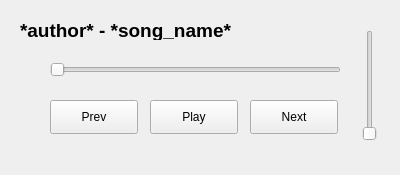
<?xml version="1.0" encoding="UTF-8"?>
<ui version="4.0">
 <class>player</class>
 <widget class="QFrame" name="player">
  <property name="geometry">
   <rect>
    <x>0</x>
    <y>0</y>
    <width>400</width>
    <height>175</height>
   </rect>
  </property>
  <property name="windowTitle">
   <string>Frame</string>
  </property>
  <widget class="QPushButton" name="play">
   <property name="geometry">
    <rect>
     <x>150</x>
     <y>100</y>
     <width>88</width>
     <height>34</height>
    </rect>
   </property>
   <property name="text">
    <string>Play</string>
   </property>
  </widget>
  <widget class="QPushButton" name="next">
   <property name="geometry">
    <rect>
     <x>250</x>
     <y>100</y>
     <width>88</width>
     <height>34</height>
    </rect>
   </property>
   <property name="text">
    <string>Next</string>
   </property>
  </widget>
  <widget class="QPushButton" name="previous">
   <property name="geometry">
    <rect>
     <x>50</x>
     <y>100</y>
     <width>88</width>
     <height>34</height>
    </rect>
   </property>
   <property name="text">
    <string>Prev</string>
   </property>
  </widget>
  <widget class="QSlider" name="horizontalSlider">
   <property name="geometry">
    <rect>
     <x>50</x>
     <y>60</y>
     <width>291</width>
     <height>20</height>
    </rect>
   </property>
   <property name="orientation">
    <enum>Qt::Horizontal</enum>
   </property>
  </widget>
  <widget class="QLabel" name="label">
   <property name="geometry">
    <rect>
     <x>20</x>
     <y>20</y>
     <width>351</width>
     <height>20</height>
    </rect>
   </property>
   <property name="font">
    <font>
     <pointsize>14</pointsize>
     <weight>75</weight>
     <bold>true</bold>
    </font>
   </property>
   <property name="text">
    <string>*author* - *song_name*</string>
   </property>
  </widget>
  <widget class="QSlider" name="verticalSlider">
   <property name="geometry">
    <rect>
     <x>360</x>
     <y>30</y>
     <width>20</width>
     <height>111</height>
    </rect>
   </property>
   <property name="orientation">
    <enum>Qt::Vertical</enum>
   </property>
  </widget>
 </widget>
 <resources/>
 <connections/>
</ui>
